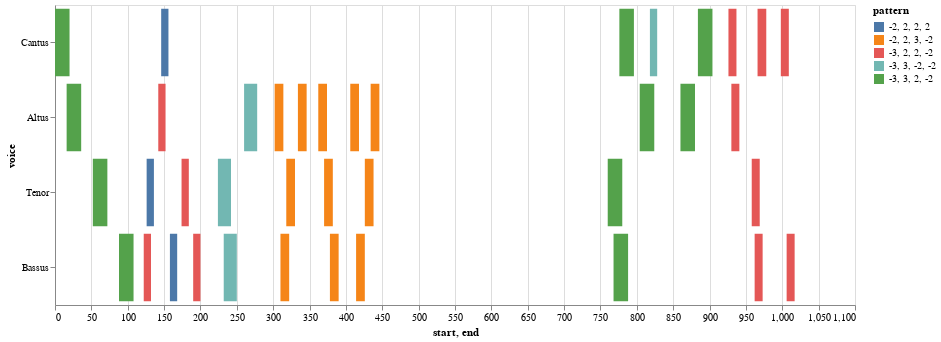

The notebook cell saved with this chart:
### Markdown cell above
### Mass Movement Heatmap

### Code cell
## Use this for the Mass Movement Heatmap

nr = mass_movement.notes(combineUnisons=True) 
mel = mass_movement.melodic(df=nr, kind='d', compound=True, unit=0, end=False)
mel_ngrams = mass_movement.ngrams(df=mel, n=4)
entry_ngrams = mass_movement.entries(df=mel, n=4)
mel_ngrams_duration = mass_movement.durations(df=mel, n=4, mask_df=entry_ngrams)
viz.plot_ngrams_heatmap(entry_ngrams, mel_ngrams_duration, selected_patterns=shared_entries, voices=[])

### Figure 1 — Vega-Lite specification as saved in the notebook (floating-point values rounded to 4 significant figures)
{"config": {"view": {"continuousWidth": 400, "continuousHeight": 300}}, "data": {"name": "data-9407ee196b86abe234d4739d0dd86bc0"}, "mark": "bar", "encoding": {"color": {"field": "pattern", "type": "nominal"}, "opacity": {"condition": {"value": 1, "selection": "selector007"}, "value": 0.2}, "tooltip": [{"field": "start", "type": "quantitative"}, {"field": "end", "type": "quantitative"}, {"field": "pattern", "type": "nominal"}], "x": {"field": "start", "type": "quantitative"}, "x2": {"field": "end"}, "y": {"field": "voice", "sort": null, "type": "nominal"}}, "height": 300, "selection": {"selector007": {"type": "multi", "fields": ["pattern"]}}, "width": 800, "$schema": "https://vega.github.io/schema/vega-lite/v4.17.0.json", "datasets": {"data-9407ee196b86abe234d4739d0dd86bc0": [{"start": 0.0, "voice": "Cantus", "pattern": "-3, 3, 2, -2", "end": 20.0}, {"start": 146.0, "voice": "Cantus", "pattern": "-2, 2, 2, 2", "end": 156.0}, {"start": 776.0, "voice": "Cantus", "pattern": "-3, 3, 2, -2", "end": 796.0}, {"start": 818.0, "voice": "Cantus", "pattern": "-3, 3, -2, -2", "end": 828.0}, {"start": 884.0, "voice": "Cantus", "pattern": "-3, 3, 2, -2", "end": 904.0}, {"start": 926.0, "voice": "Cantus", "pattern": "-3, 2, 2, -2", "end": 937.0}, {"start": 966.0, "voice": "Cantus", "pattern": "-3, 2, 2, -2", "end": 978.0}, {"start": 998.0, "voice": "Cantus", "pattern": "-3, 2, 2, -2", "end": 1009.0}, {"start": 16.0, "voice": "Altus", "pattern": "-3, 3, 2, -2", "end": 36.0}, {"start": 142.0, "voice": "Altus", "pattern": "-3, 2, 2, -2", "end": 152.0}, {"start": 260.0, "voice": "Altus", "pattern": "-3, 3, -2, -2", "end": 278.0}, {"start": 302.0, "voice": "Altus", "pattern": "-2, 2, 3, -2", "end": 314.0}, {"start": 334.0, "voice": "Altus", "pattern": "-2, 2, 3, -2", "end": 346.0}, {"start": 362.0, "voice": "Altus", "pattern": "-2, 2, 3, -2", "end": 374.0}, {"start": 406.0, "voice": "Altus", "pattern": "-2, 2, 3, -2", "end": 418.0}, {"start": 434.0, "voice": "Altus", "pattern": "-2, 2, 3, -2", "end": 446.0}, {"start": 804.0, "voice": "Altus", "pattern": "-3, 3, 2, -2", "end": 824.0}, {"start": 860.0, "voice": "Altus", "pattern": "-3, 3, 2, -2", "end": 880.0}, {"start": 930.0, "voice": "Altus", "pattern": "-3, 2, 2, -2", "end": 941.0}, {"start": 52.0, "voice": "Tenor", "pattern": "-3, 3, 2, -2", "end": 72.0}, {"start": 126.0, "voice": "Tenor", "pattern": "-2, 2, 2, 2", "end": 136.0}, {"start": 174.0, "voice": "Tenor", "pattern": "-3, 2, 2, -2", "end": 184.0}, {"start": 224.0, "voice": "Tenor", "pattern": "-3, 3, -2, -2", "end": 242.0}, {"start": 318.0, "voice": "Tenor", "pattern": "-2, 2, 3, -2", "end": 330.0}, {"start": 370.0, "voice": "Tenor", "pattern": "-2, 2, 3, -2", "end": 382.0}, {"start": 426.0, "voice": "Tenor", "pattern": "-2, 2, 3, -2", "end": 438.0}, {"start": 760.0, "voice": "Tenor", "pattern": "-3, 3, 2, -2", "end": 780.0}, {"start": 958.0, "voice": "Tenor", "pattern": "-3, 2, 2, -2", "end": 969.0}, {"start": 88.0, "voice": "Bassus", "pattern": "-3, 3, 2, -2", "end": 108.0}, {"start": 122.0, "voice": "Bassus", "pattern": "-3, 2, 2, -2", "end": 132.0}, {"start": 158.0, "voice": "Bassus", "pattern": "-2, 2, 2, 2", "end": 168.0}, {"start": 190.0, "voice": "Bassus", "pattern": "-3, 2, 2, -2", "end": 200.0}, {"start": 232.0, "voice": "Bassus", "pattern": "-3, 3, -2, -2", "end": 250.0}, {"start": 310.0, "voice": "Bassus", "pattern": "-2, 2, 3, -2", "end": 322.0}, {"start": 378.0, "voice": "Bassus", "pattern": "-2, 2, 3, -2", "end": 390.0}, {"start": 414.0, "voice": "Bassus", "pattern": "-2, 2, 3, -2", "end": 426.0}, {"start": 768.0, "voice": "Bassus", "pattern": "-3, 3, 2, -2", "end": 788.0}, {"start": 962.0, "voice": "Bassus", "pattern": "-3, 2, 2, -2", "end": 973.0}, {"start": 1006.0, "voice": "Bassus", "pattern": "-3, 2, 2, -2", "end": 1017.0}]}}
